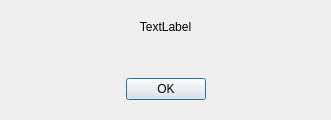
<?xml version="1.0" encoding="UTF-8"?>
<ui version="4.0">
 <class>NotificationDialog</class>
 <widget class="QDialog" name="NotificationDialog">
  <property name="geometry">
   <rect>
    <x>0</x>
    <y>0</y>
    <width>331</width>
    <height>120</height>
   </rect>
  </property>
  <property name="sizePolicy">
   <sizepolicy hsizetype="Preferred" vsizetype="Preferred">
    <horstretch>0</horstretch>
    <verstretch>0</verstretch>
   </sizepolicy>
  </property>
  <property name="minimumSize">
   <size>
    <width>300</width>
    <height>120</height>
   </size>
  </property>
  <property name="maximumSize">
   <size>
    <width>500</width>
    <height>200</height>
   </size>
  </property>
  <property name="windowTitle">
   <string>Message window</string>
  </property>
  <layout class="QVBoxLayout" name="verticalLayout_2">
   <item>
    <widget class="QWidget" name="verticalWidget" native="true">
     <property name="sizePolicy">
      <sizepolicy hsizetype="Preferred" vsizetype="Preferred">
       <horstretch>0</horstretch>
       <verstretch>0</verstretch>
      </sizepolicy>
     </property>
     <layout class="QVBoxLayout" name="verticalLayout" stretch="0,0">
      <property name="sizeConstraint">
       <enum>QLayout::SetDefaultConstraint</enum>
      </property>
      <item>
       <widget class="QLabel" name="msg_lbl">
        <property name="sizePolicy">
         <sizepolicy hsizetype="Preferred" vsizetype="Preferred">
          <horstretch>0</horstretch>
          <verstretch>0</verstretch>
         </sizepolicy>
        </property>
        <property name="text">
         <string>TextLabel</string>
        </property>
        <property name="alignment">
         <set>Qt::AlignHCenter|Qt::AlignTop</set>
        </property>
        <property name="wordWrap">
         <bool>true</bool>
        </property>
       </widget>
      </item>
      <item>
       <widget class="QDialogButtonBox" name="buttonBox">
        <property name="sizePolicy">
         <sizepolicy hsizetype="Expanding" vsizetype="Fixed">
          <horstretch>0</horstretch>
          <verstretch>0</verstretch>
         </sizepolicy>
        </property>
        <property name="orientation">
         <enum>Qt::Horizontal</enum>
        </property>
        <property name="standardButtons">
         <set>QDialogButtonBox::Ok</set>
        </property>
        <property name="centerButtons">
         <bool>true</bool>
        </property>
       </widget>
      </item>
     </layout>
    </widget>
   </item>
  </layout>
 </widget>
 <resources/>
 <connections>
  <connection>
   <sender>buttonBox</sender>
   <signal>accepted()</signal>
   <receiver>NotificationDialog</receiver>
   <slot>accept()</slot>
   <hints>
    <hint type="sourcelabel">
     <x>199</x>
     <y>489</y>
    </hint>
    <hint type="destinationlabel">
     <x>199</x>
     <y>259</y>
    </hint>
   </hints>
  </connection>
  <connection>
   <sender>buttonBox</sender>
   <signal>rejected()</signal>
   <receiver>NotificationDialog</receiver>
   <slot>reject()</slot>
   <hints>
    <hint type="sourcelabel">
     <x>199</x>
     <y>489</y>
    </hint>
    <hint type="destinationlabel">
     <x>199</x>
     <y>259</y>
    </hint>
   </hints>
  </connection>
 </connections>
</ui>
